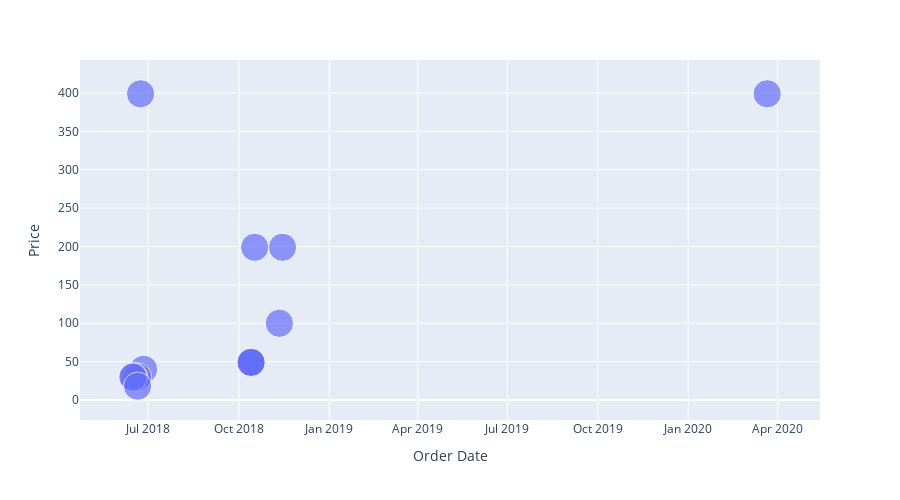

Source (notebook cell):
### Markdown cell above
Mobile Prepaid Recharge is bought multiple times and in varying plan cost over some span of time, lets plot it for better understanding

### Code cell
# Fix Size with a func/loop
px.scatter(data_frame=product_price.loc[product_price['Product Name'] == 'Mobile Prepaid Recharge'], x='Order Date', y='Price',height=500,width=900,size=[5,5,5,5,5,5,5,5,5,5,5,5,5,5])

### Figure 1 — Plotly figure (JSON) as saved in the notebook; plotly's stock layout.template omitted (floating-point values rounded to 4 significant figures)
{"data": [{"hovertemplate": "Order Date=%{x}<br>Price=%{y}<br>size=%{marker.size}<extra></extra>", "legendgroup": "", "marker": {"color": "#636efa", "size": [5, 5, 5, 5, 5, 5, 5, 5, 5, 5, 5, 5, 5, 5], "sizemode": "area", "sizeref": 0.0125, "symbol": "circle"}, "mode": "markers", "name": "", "orientation": "v", "showlegend": false, "x": ["2020-03-21T07:41:19", "2018-06-23T02:20:35", "2018-11-14T10:45:20", "2018-10-17T03:57:54", "2018-11-11T06:23:38", "2018-10-13T11:44:25", "2018-10-13T11:40:24", "2018-10-13T11:47:37", "2018-10-13T12:05:21", "2018-06-26T05:26:27", "2018-06-20T01:29:03", "2018-06-16T04:52:57", "2018-06-15T05:22:37", "2018-06-20T01:29:42"], "xaxis": "x", "y": [399, 399, 199, 199, 100, 49, 49, 49, 49, 40, 30, 30, 30, 18], "yaxis": "y", "type": "scatter"}], "layout": {"xaxis": {"anchor": "y", "domain": [0, 1], "title": {"text": "Order Date"}, "type": "date", "range": ["2018-04-22 12:29:13.4894", "2020-05-14 00:34:42.5106"], "autorange": true}, "yaxis": {"anchor": "x", "domain": [0, 1], "title": {"text": "Price"}, "type": "linear", "range": [-26.06, 443.1], "autorange": true}, "legend": {"tracegroupgap": 0, "itemsizing": "constant"}, "margin": {"t": 60}, "height": 500, "width": 900}}
